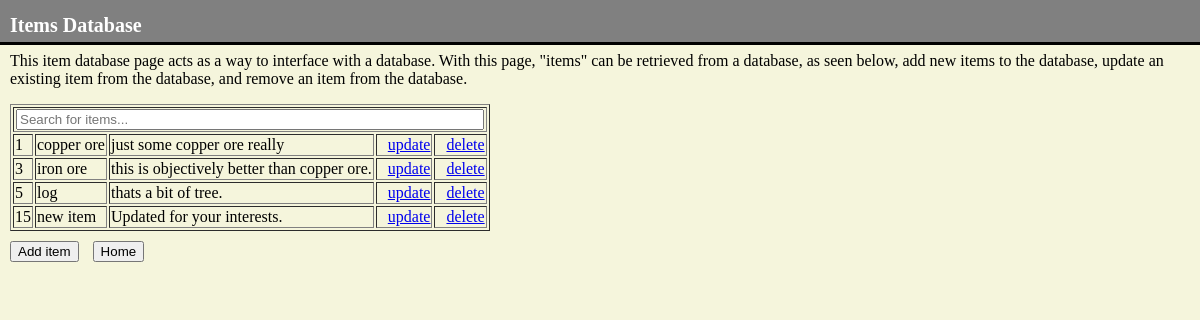
Page /items/ on the earlier database version.
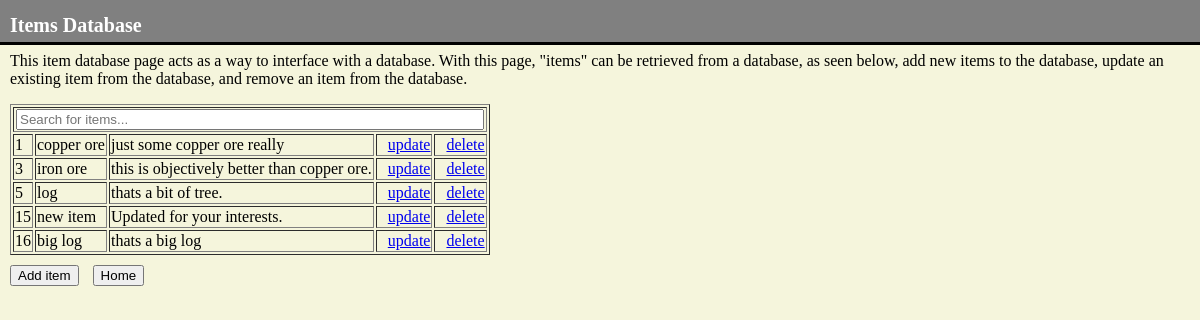
Same page on the later database version.
### items/models.py (models this page shows)
class Items(models.Model):
  itemname = models.CharField(max_length=255)
  itemdesc = models.CharField(max_length=255)

### items/views.py (the view)
# urls.py: path('', views.index, name='index'),
def index (request) :
    items = Items.objects.all().values()
    template = loader.get_template('index.html')
    context = {
        'items' : items,
    }
    return HttpResponse(template.render(context, request))

### items/templates/index.html (shortened to what this page needs)
<!DOCTYPE html>
{% load static %}
<HTML>
    <head>
        <link rel="stylesheet" href="{% static 'items/index.css' %}">
    </head>
<body>
<div class = "header">
    <h1>Items Database</h1>
</div>
<br><br>
<p>This item database page acts as a way to interface with a database.
With this page, "items" can be retrieved from a database, as seen below,
add new items to the database, update an existing item from the database,
and remove an item from the database.
</p>
<div id="itemContainer" class="container">
    <table border="1", id="itemsTable">
        <th colspan="5"><input type="text" id="itemInput" placeholder="Search for items..." onkeyup='searchTable()'></input></th>
        {% for item in items %}
        <tr>
        <td>{{ item.id }}</td>
        <td>{{ item.itemname }}</td>
        <td>{{ item.itemdesc }}</td>
        <td><a href="update/{{ item.id }}">update</a></td>
        <td><a href="delete/{{ item.id }}">delete</a></td>
        </tr>
        {% endfor %}
        </table>
</div>
<div id="buttonContainer" class="buttonContainer">
    <a href="add/"><button>Add item</button></a>
    <a href="/"><button>Home</button></a>
</div>
</body>
</HTML>

### items/static/items/index.css (style rules this page uses)
.header { margin-left:0%; text-align: justify; height: 40px; padding: 1em; background: gray; padding-left:10px; padding-bottom: 1px; padding-top: 1px; border-color:black; border-bottom-style: solid; position: fixed; width: 100%; color:white; }
body { margin:0; background-color:beige; }
h1 { font-size: 20px; }
p { margin-left:10px; }
a { margin-left:10px; }
.container { margin-left:10px; }
th input { width:calc(100% - 10px); }
.buttonContainer { padding-top:10px; }

Differences in the rows shown:
added Items: id "16", itemname "big log", itemdesc "thats a big log"
